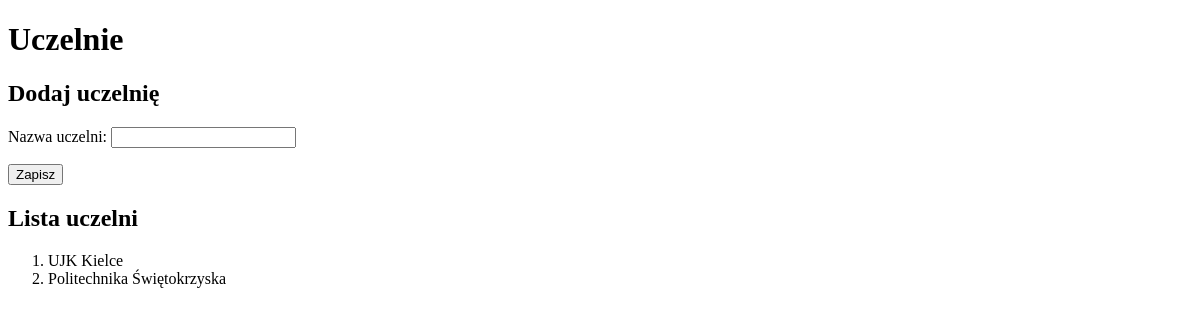
The page /studenci/uczelnie/ on the database as committed earlier.
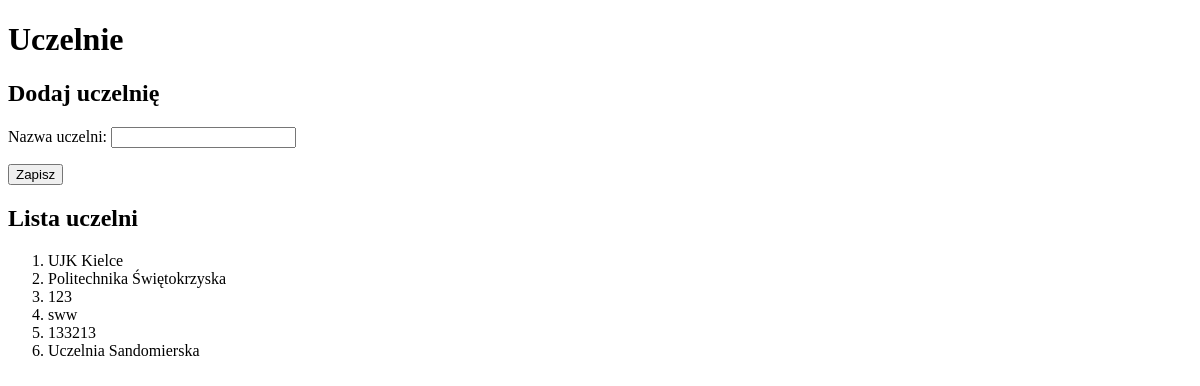
The same page on the database as committed later.
### studenci/models.py (models this page shows)
class Uczelnia(models.Model):
    nazwa = models.CharField(
        verbose_name='uczelnia',
        max_length=30,
        help_text='Nazwa uczelni')
    class Meta:
        verbose_name_plural = "uczelnie"

### studenci/views.py (the view)
# urls.py: path('uczelnie/', views.uczelnie, name='uczelnie'),
def uczelnie(request):
    if request.method == 'POST':
        form = UczelniaForm(request.POST)  # do wyjaśnienie
        if form.is_valid():
            print(form.cleaned_data)
            u = Uczelnia(nazwa=form.cleaned_data['nazwa'])
            u.save()
            messages.success(request, "Poprawnie dodano dane!")
            return redirect(reverse('studenci:uczelnie'))
        else:
            messages.error(request, "Niepoprawne dane!")
    else:
        form = UczelniaForm()
    uczelnie = Uczelnia.objects.all()
    kontekst = {'uczelnie': uczelnie, 'form': form}
    return render(request, 'studenci/uczelnie.html', kontekst)

### studenci/forms.py
class UczelniaForm(forms.Form):
    nazwa = forms.CharField(
        label="Nazwa uczelni",
        max_length=30,
        widget=forms.TextInput()
    )

### studenci/templates/studenci/uczelnie.html (shortened to what this page needs)
<!DOCTYPE html>
<html lang="pl">
<head>
</head>
<body>
<h1>Uczelnie</h1>
<h2>Dodaj uczelnię</h2>
<form action="." method="POST">
    {{ form.as_p }}
    <input type="submit" value="Zapisz">
</form>
<h2>Lista uczelni</h2>
<ol>
    {% for uczelnia in uczelnie %}
        <li>{{ uczelnia.nazwa }}</li>
    {% endfor %}
</ol>
</body>
</html>

Rows that differ between the two databases and show on the page:
added Uczelnia: nazwa "123"
added Uczelnia: nazwa "sww"
added Uczelnia: nazwa "133213"
added Uczelnia: nazwa "Uczelnia Sandomierska"
